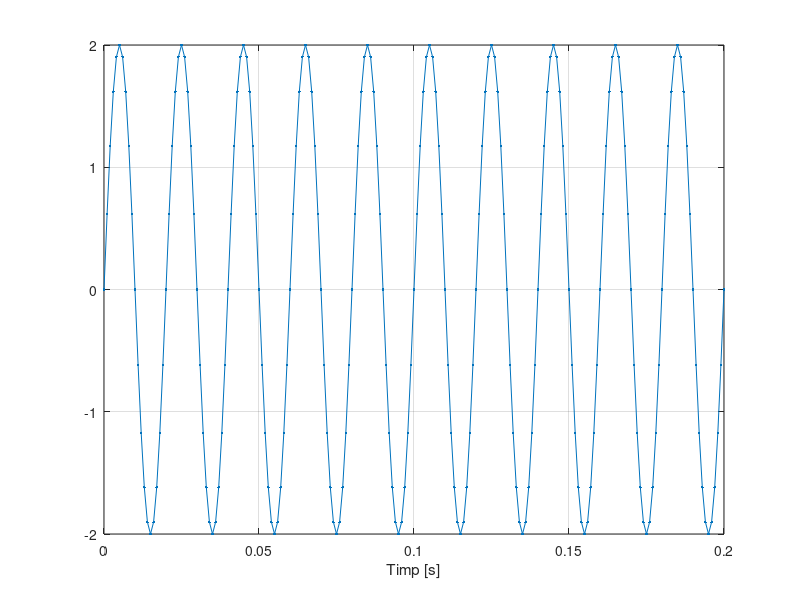
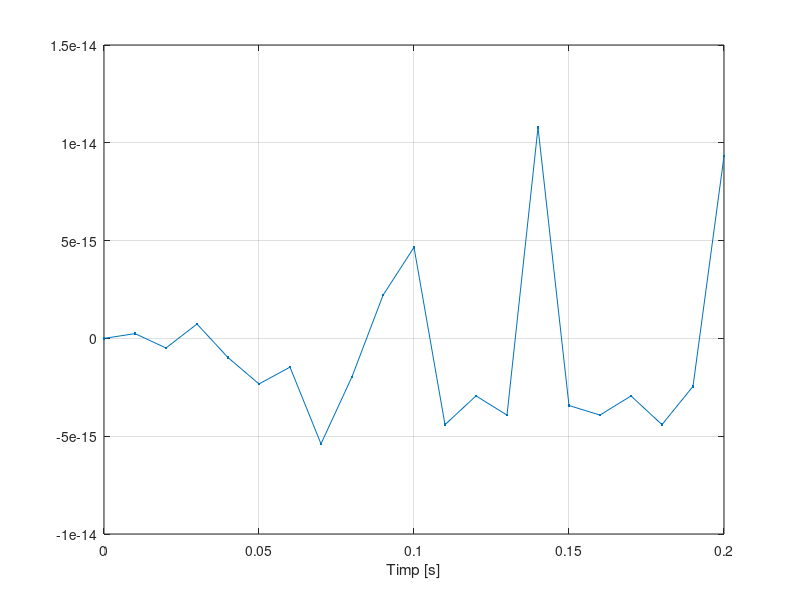
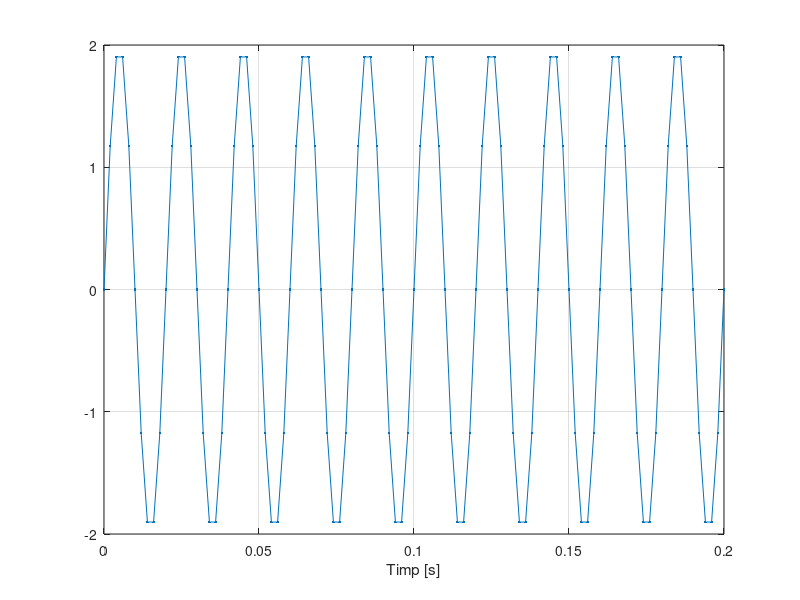
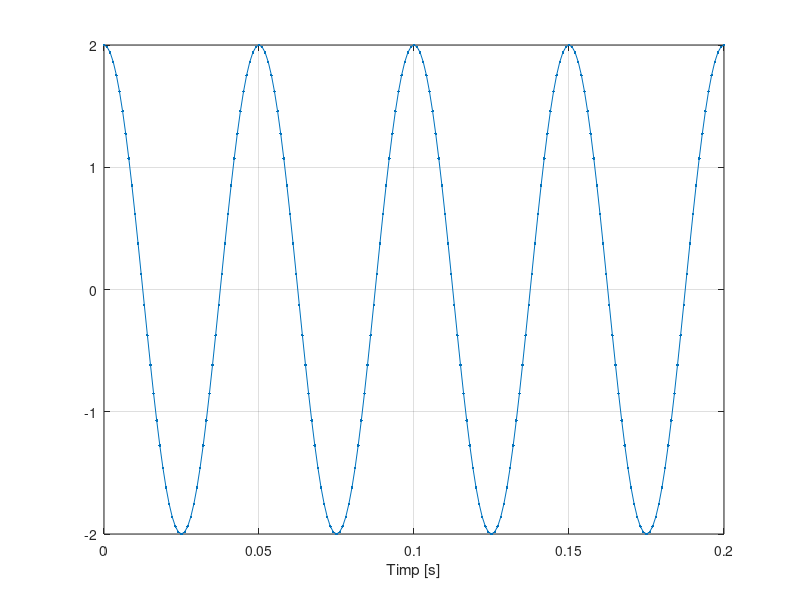

The MATLAB source for these figures, in order:
figure(1);
F=50;
A=2; %amplitudinea
t=0:0.001:0.2;  %cand pasul este setat la 0.01 semnalul este haotic,iar cand este setat la 0.002 este asemantor cu cel din exemplu
s=A*sin(2*pi*F*t);
plot(t,s,'.-'),xlabel('Timp [s]'),grid;
figure(2);
F=50;
t=0:0.01:0.2; 
A=2;
s=A*sin(2*pi*F*t);
plot(t,s,'.-'),xlabel('Timp [s]'),grid;
figure(3);
F=50;
A=2;
t=0:0.002:0.2;  
s=A*sin(2*pi*F*t);
plot(t,s,'.-'),xlabel('Timp [s]'),grid;
figure(4);
F=20;
A=2;
t=0:0.001:0.2;
s=A*cos(2*pi*F*t);
plot(t,s,'.-'),xlabel('Timp [s]'),grid;